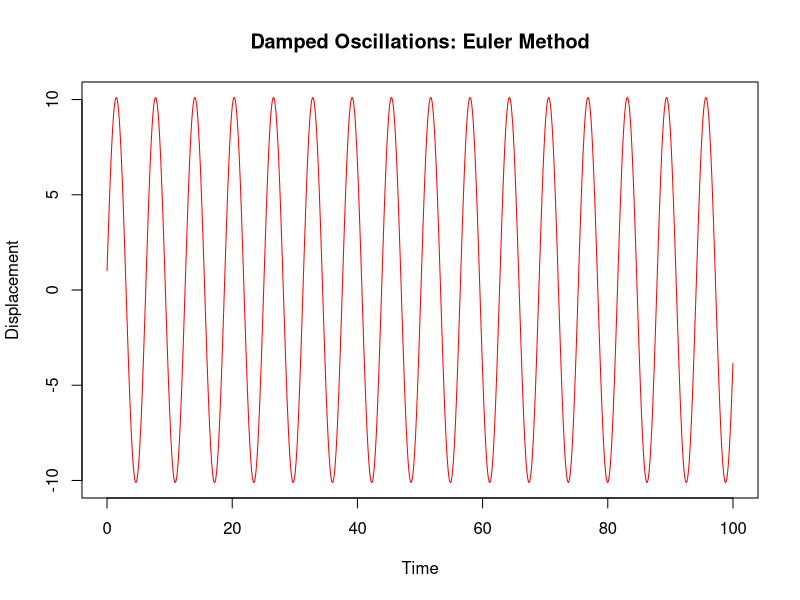
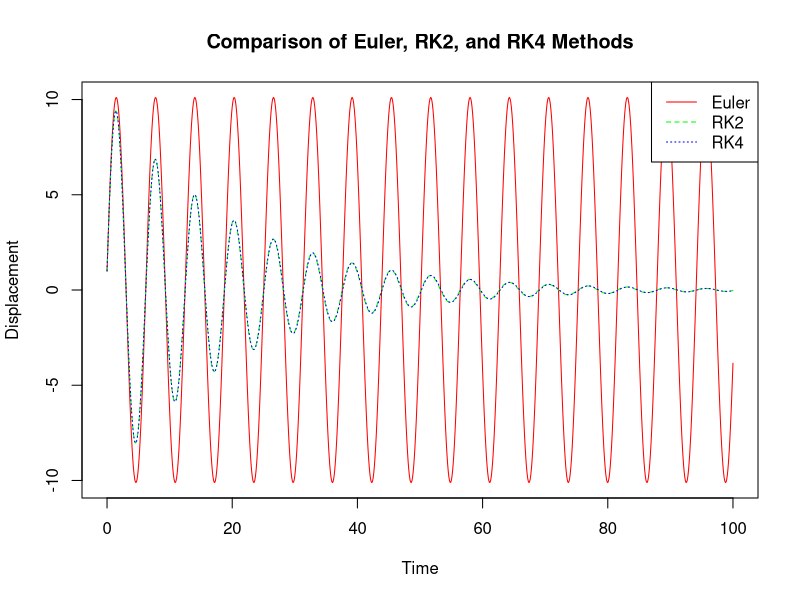

Generate these figures, in order, with R:
f <- function(t, X) {
  # Define the function for damped oscillations
  return(c(X[2], -X[1] - 0.1 * X[2])) # Including damping term
}

Euler <- function(X, y, f, h) {
  return(y + h * f(X, y))
}

# Implementing the RK4 method
RK4 <- function(t, y, f, h) {
  k1 <- f(t, y)
  k2 <- f(t + h / 2, y + h / 2 * k1)
  k3 <- f(t + h / 2, y + h / 2 * k2)
  k4 <- f(t + h, y + h * k3)
  return(y + h / 6 * (k1 + 2 * k2 + 2 * k3 + k4))
}

# Implementing the RK2 method (Midpoint Method)
RK2 <- function(t, y, f, h) {
  k1 <- f(t, y)
  k2 <- f(t + h / 2, y + h / 2 * k1)
  return(y + h * k2)
}

# Simulation parameters
tMAX <- 100
n <- 1000
h <- tMAX / n
t <- seq(0, tMAX, h)
n <- n + 1

# Initial conditions
X <- matrix(0, nrow = n, ncol = 2)
X[1, 1] <- 1  # Initial position
X[1, 2] <- 10 # Initial velocity

# Euler method simulation
for (i in 2:n) {
  X[i, ] <- Euler(t[i - 1], X[i - 1, ], f, h)
}

# Plot for Euler method
plot(t, X[, 1], col = 'red', type = 'l', ylim = range(X), ylab = "Displacement", xlab = "Time")
title("Damped Oscillations: Euler Method")

# Runge-Kutta 4th order (RK4) simulation
Xrk4 <- matrix(0, nrow = n, ncol = 2)
Xrk4[1, 1] <- 1  # Initial position
Xrk4[1, 2] <- 10 # Initial velocity

for (i in 2:n) {
  Xrk4[i, ] <- RK4(t[i - 1], Xrk4[i - 1, ], f, h)
}

# Runge-Kutta 2nd order (RK2) simulation
Xrk2 <- matrix(0, nrow = n, ncol = 2)
Xrk2[1, 1] <- 1  # Initial position
Xrk2[1, 2] <- 10 # Initial velocity

for (i in 2:n) {
  Xrk2[i, ] <- RK2(t[i - 1], Xrk2[i - 1, ], f, h)
}

# Plot for RK2 and RK4 methods
plot(t, X[, 1], col = 'red', type = 'l', ylim = range(c(X, Xrk2, Xrk4)), ylab = "Displacement", xlab = "Time")
lines(t, Xrk2[, 1], col = 'green', lty = 2)
lines(t, Xrk4[, 1], col = 'blue', lty = 3)
legend("topright", legend = c("Euler", "RK2", "RK4"), col = c("red", "green", "blue"), lty = c(1, 2, 3))
title("Comparison of Euler, RK2, and RK4 Methods")
